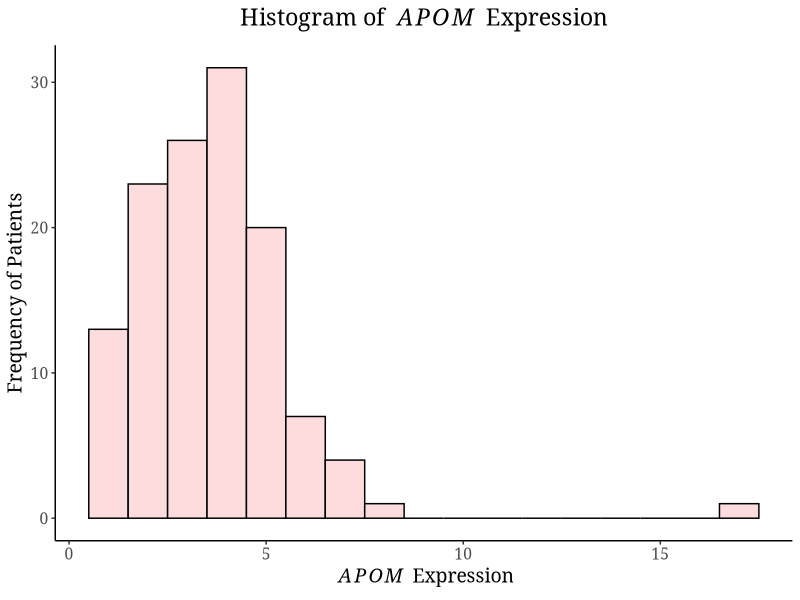
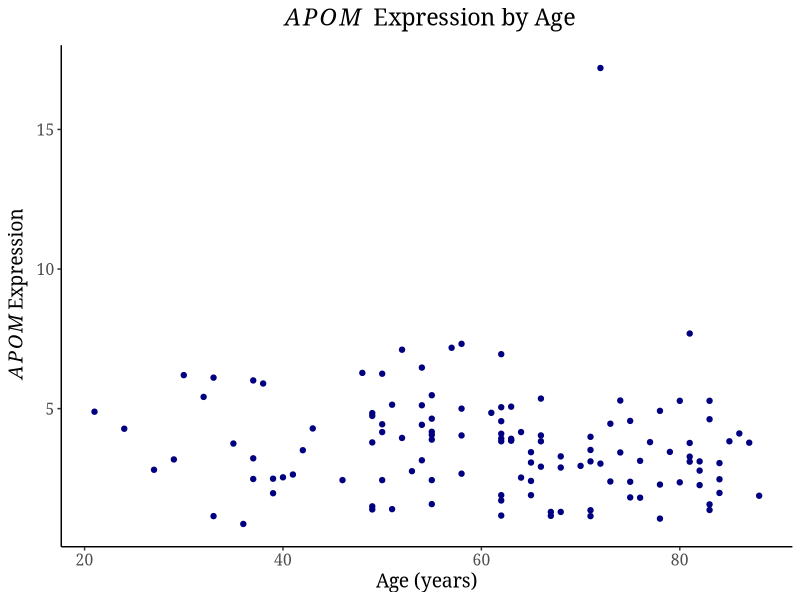
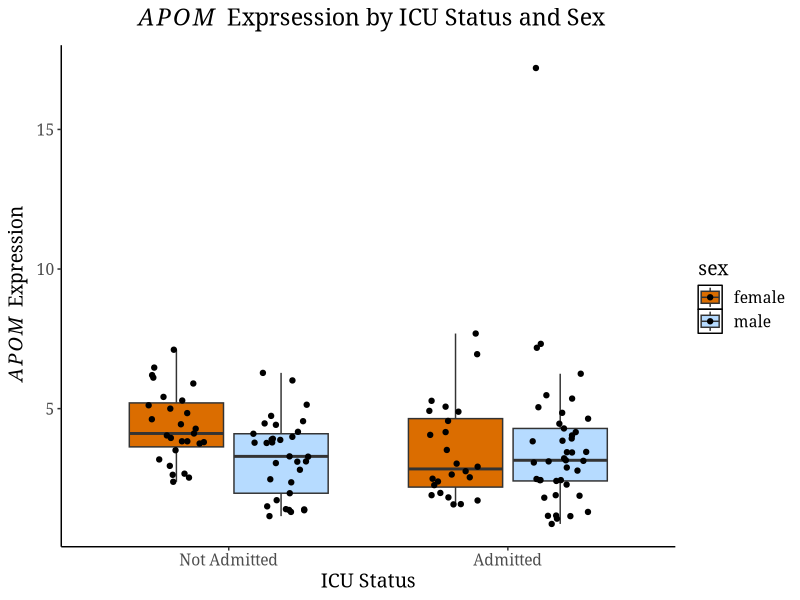
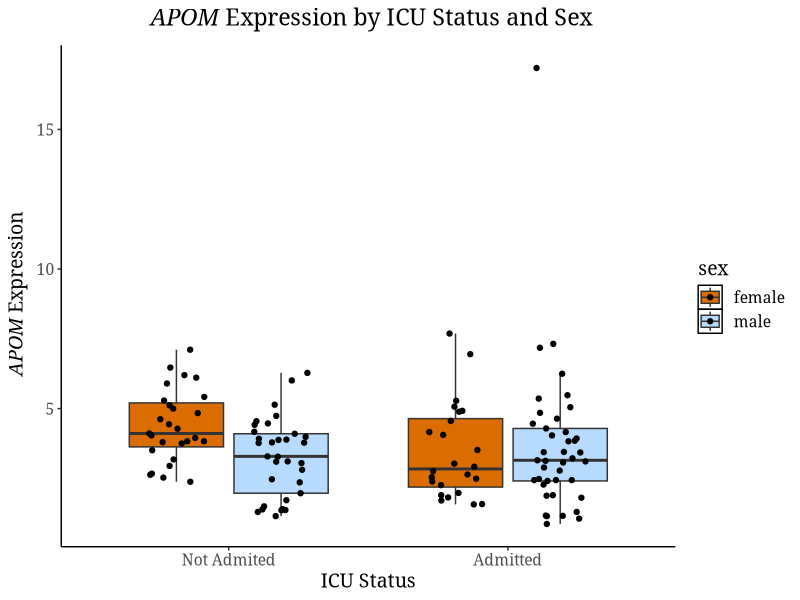
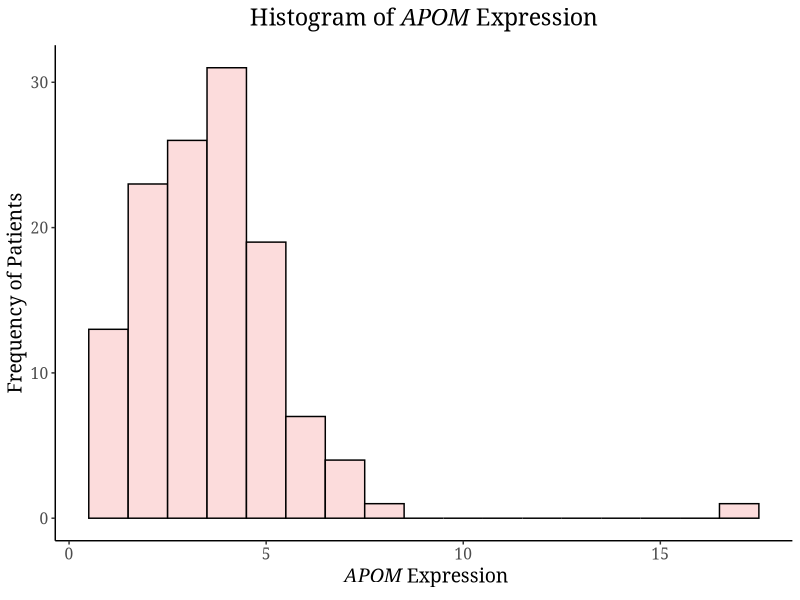
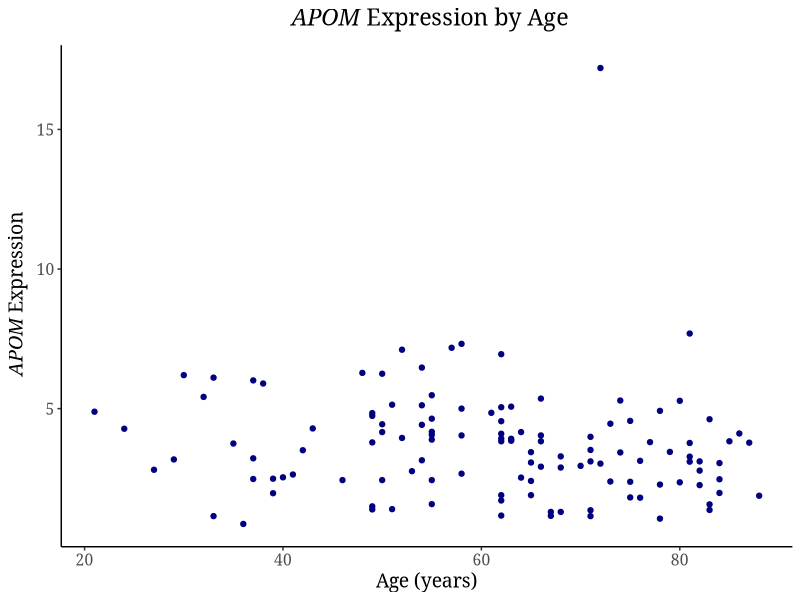
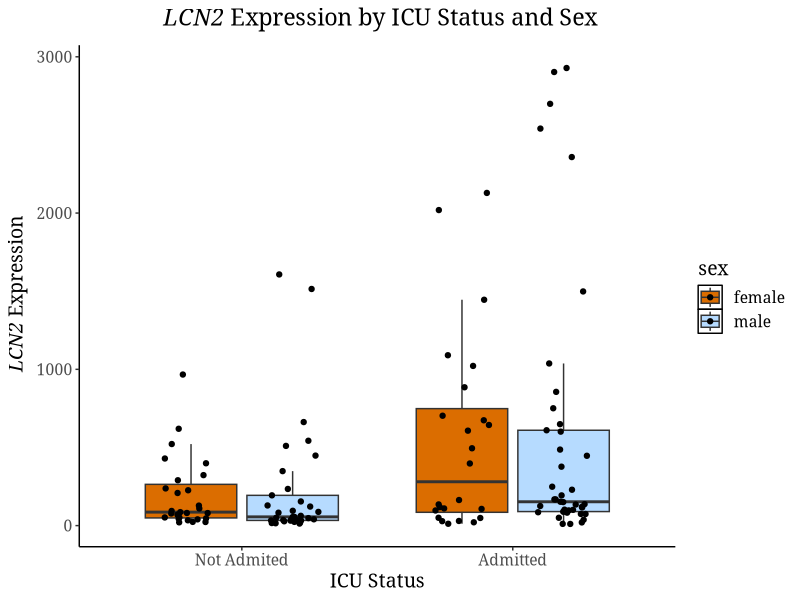
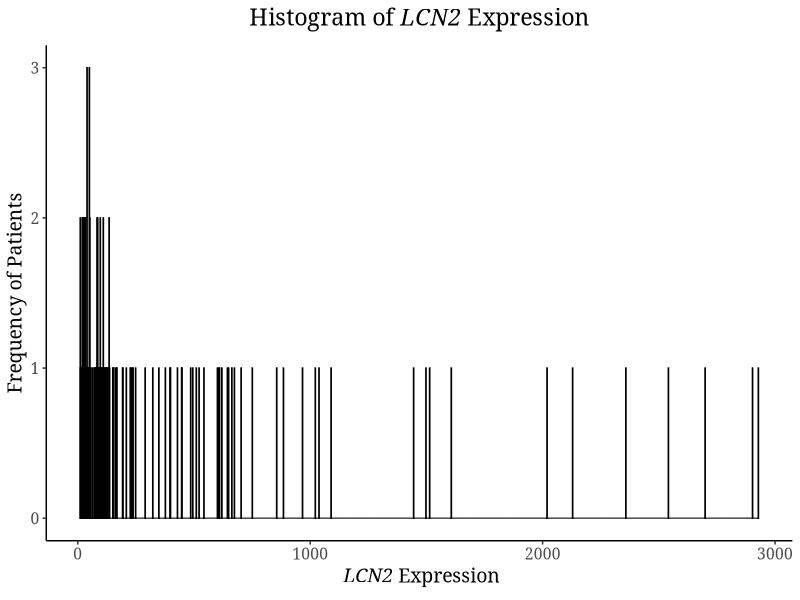

These charts were generated, in order, by the following R code:
## ---- chunk 1
# set working directory to data folder
setwd("/Users/seamus/QBS_103_Project/QBS_103/QBS_103_Data")

# read in gene expression and metadata files 
gene_expression <- read.csv(file = "QBS103_finalProject_geneExpression.csv", row.names = 1)

meta_data <- read.csv(file = "QBS103_finalProject_metadata.csv", row.names = 1)

# subset APOM_expression data. 
APOM_expression <- gene_expression["APOM",]
# apply transform to make the rows into columns 
APOM_expression <- as.data.frame(t(APOM_expression))
head(APOM_expression)
## ---- chunk 2
# Link metadata to APOM gene expression data
metadata_APOM_expression <- cbind(meta_data, APOM_expression)
head(metadata_APOM_expression)
## ---- chunk 3
library(tidyverse)
myTheme <- theme(
  panel.border = element_blank(), panel.grid.major = element_blank(),
  panel.grid.minor = element_blank(), 
  # define axis
  axis.line = element_line(colour = "black", linewidth = rel(1)),
  # plot background
  plot.background = element_rect(fill = "white"),
  panel.background = element_blank(),
  legend.key = element_rect(fill = 'white'), 
  # Move legend
  legend.position = 'right',
  
  # font
  text = element_text(family = 'Georgia', size = 14 ), 
  
  # center titles
  plot.title = element_text(hjust = 0.5)
)
## ---- chunk 4
# define color pallete for APOM expression histogram
colorPalette<- c('#FCDCDC')

# plot histogram of APOM expression 
ggplot(metadata_APOM_expression, aes(x = APOM)) +
  geom_histogram(binwidth = 1, col = 'black', fill = colorPalette ) +
  ggtitle(expression("Histogram of "~italic(APOM)~ " Expression")) +
  labs(x = expression(~italic(APOM)~ " Expression"), y = "Frequency of Patients") +
  myTheme
## ---- chunk 5
# convert character age to numeric
metadata_APOM_expression$age <- as.numeric(metadata_APOM_expression$age)
head(metadata_APOM_expression)
## ---- chunk 6
# scatter plot for gene expression and age
ggplot(metadata_APOM_expression, aes(x = age, y = APOM)) +
  geom_point(color = "navy") +
  labs(x = "Age (years)", y = expression(~italic(APOM)~ "Expression")) +
  ggtitle(expression(~italic(APOM)~ " Expression by Age")) +
  myTheme
## ---- chunk 7
# convert unknown sex to NA
metadata_APOM_expression$sex <- if_else(metadata_APOM_expression$sex == " unknown", NA, metadata_APOM_expression$sex)

## ---- chunk 8
# clean the data by filtering so sex has no NA
APOM_clean <- metadata_APOM_expression %>% 
      filter(!is.na(sex))
## ---- chunk 9
#define color pallete for box plot
colorPalette2 <- c("#db6d00", "#B6DBFF")

# create box plot of gene expression separated by ICU status and sex
ggplot(APOM_clean, aes(x = icu_status, y = APOM, fill = sex)) + 
  geom_boxplot(outlier.shape = NA) +
  geom_point(position = position_jitterdodge(0.2))+
  #geom_jitter() +
  scale_x_discrete(labels = c("Not Admitted", "Admitted")) +
  labs(x = "ICU Status", y = expression(~italic(APOM)~ " Expression")) +
  scale_fill_manual(values = colorPalette2) +
  ggtitle(expression(~italic(APOM)~ " Exprsession by ICU Status and Sex")) +
  myTheme
## ---- chunk 10
# function to create histogram. 
#Takes in the data frame and a singular gene of interest 
createHistogram <- function(df, gene) {
    # create label pieces 
    gene_label <- c(gene)
    labNames <- c('Histogram of', "Expression")
    
    # create dynamic title 
    my_title <- eval(bquote(expression(.(labNames[1]) ~ italic(.(gene_label[1])) ~ .(labNames[2]))))
  
    #create dynamic x axis label
    my_x <- eval(bquote(expression(~ italic(.(gene_label[1])) ~ .(labNames[2]))))
    #create the histogram
    histogram <-  ggplot(df, aes(x = .data[[gene]])) +
                        geom_histogram(binwidth = 1, col = 'black', fill = colorPalette ) +
                        labs(x = my_x, y = "Frequency of Patients", title = my_title) +
                        myTheme
    # display histogram
    histogram 
}

## ---- chunk 11
# create scatter plot function. 
#Takes in the data frame, gene, continuous variable, x axis variable and the 
#x-axis variable name for title

createScatterplot <- function(df, gene, conVar, xaxis, x_var_label) {
    # create label pieces
    gene_label <- c(gene)
    labNames <- c(x_var_label,'by', "Expression")
    
    # create dynamic title label
    my_title <- eval(bquote(expression(~italic(.(gene_label[1])) ~ .(labNames[3]) ~ .(labNames[2])
                                       ~ .(labNames[1]))))
    
    # create dynamic y axis title 
    my_y <- eval(bquote(expression(~ italic(.(gene_label[1])) ~ .(labNames[3]))))
    
    #create scatter plot
    scatter_plot <- ggplot(df, aes(x = .data[[conVar]], y = .data[[gene]])) +
                  geom_point(color = "navy") +
                  labs(x = xaxis,  y = my_y, title = my_title) +
                  myTheme
  #display scatter plot
  scatter_plot
}
## ---- chunk 12
# create boxplot function, takes in data frame, gene, x-axis categorical variable, categorical  variable for the color
# 2 tick labels (1 parameter each) label for the x axis categorical variable, label for x fill  
createBoxplot <- function(df, gene, xCat, colorCatVar, tick_label_1, tick_label_2, x_catLabel, x_fill_label) {
  # create label pieces
  gene_label <- c(gene)
  labNames <- c("Expression", "by", x_catLabel, "and", x_fill_label)
  
  # create dynamic title label
  my_title <- eval(bquote(expression(~italic(.(gene_label[1])) ~ .(labNames[1]) ~ .(labNames[2])
                                       ~ .(labNames[3]) ~ .(labNames[4]) ~ .(labNames[5]))))
  # create dynamic y axis title 
  y_axis_title <- eval(bquote(expression(~italic(.(gene_label[1])) ~ .(labNames[1]))))
  
  # create boxplot
  myBoxplot <- ggplot(df, aes(x = .data[[xCat]], y = .data[[gene]], fill = .data[[colorCatVar]])) + 
               geom_boxplot(outlier.shape = NA) +
               geom_point(position = position_jitterdodge(0.2))+
               scale_x_discrete(labels = c(tick_label_1, tick_label_2)) +
               labs(x = x_catLabel, y = y_axis_title,
                    title = my_title) +
               scale_fill_manual(values = colorPalette2) +
               myTheme
  #display boxplot
  myBoxplot
}
## ---- chunk 13
# subset multiple genes data. 
gene_subset <- gene_expression[c("APOM", "APOA2","LCN2"),]
# apply transform to make the rows into colmnns 
gene_subset <- as.data.frame(t(gene_subset))
head(gene_subset)
## ---- chunk 14
# Link metadata to gene subset data
metadata_gene_expression <- cbind(meta_data, gene_subset)
head(metadata_gene_expression)

## ---- chunk 15
# convert unknown sex to NA
metadata_gene_expression$sex <- if_else(metadata_gene_expression$sex == " unknown", NA, metadata_gene_expression$sex)

## ---- chunk 16
# convert character age to numeric
metadata_gene_expression$age <- as.numeric(metadata_APOM_expression$age)
head(metadata_gene_expression)
## ---- chunk 17
# clean the data by filtering so sex has no NA
gene_clean <- metadata_gene_expression %>% 
      filter(!is.na(sex))

head(gene_clean)
## ---- chunk 18
# This function makes the plots and takes in a vector of 1 continuous variable
# and a vector of 2 categorical variables

makePlots <- function(df, geneNames, x_Cont, xCat) {
  #the x axis categorical variable in box plot
  x_cat <- xCat[1]
  # the categorical variable indicated by color fill
  cat_col = xCat[2]
  
  # create the plots by calling functions
  myHist <- createHistogram(df, geneNames)
  myScatter <- createScatterplot(df, geneNames, x_Cont, "Age (years)", "Age")
  myBox <- createBoxplot(df, geneNames, x_cat, cat_col, "Not Admited", "Admitted","ICU Status", "Sex")
  
  #store the plots in a list
  plots <- list(myBox, myHist, myScatter)
  
 # display the plots
 plots
}
## ---- chunk 19
# define variables of interest to pass in the make plots function 
categorical <- c("icu_status", "sex")
continous_vars <- c("age")
geneNames <- c("APOM", "LCN2", "APOA2")
## ---- chunk 20

# loop through the gene names and print all of the plots using makePlots function
for(item in 1:length( geneNames)){
  gene_plots <- makePlots(gene_clean, geneNames[item], continous_vars, categorical)
  print(gene_plots)
}

